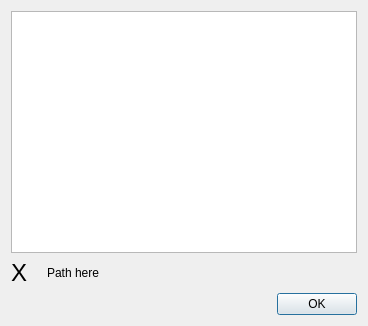
<?xml version="1.0" encoding="UTF-8"?>
<ui version="4.0">
 <class>Dialog</class>
 <widget class="QDialog" name="Dialog">
  <property name="geometry">
   <rect>
    <x>0</x>
    <y>0</y>
    <width>368</width>
    <height>326</height>
   </rect>
  </property>
  <property name="windowTitle">
   <string>Dialog</string>
  </property>
  <layout class="QVBoxLayout" name="verticalLayout">
   <item>
    <widget class="QListWidget" name="listWidget"/>
   </item>
   <item>
    <layout class="QHBoxLayout" name="horizontalLayout">
     <item>
      <widget class="QLabel" name="labelImage">
       <property name="maximumSize">
        <size>
         <width>30</width>
         <height>16777215</height>
        </size>
       </property>
       <property name="font">
        <font>
         <pointsize>18</pointsize>
         <weight>50</weight>
         <bold>false</bold>
        </font>
       </property>
       <property name="text">
        <string>X</string>
       </property>
      </widget>
     </item>
     <item>
      <widget class="QLabel" name="labelPath">
       <property name="text">
        <string>Path here</string>
       </property>
      </widget>
     </item>
    </layout>
   </item>
   <item>
    <widget class="QDialogButtonBox" name="btnCancel">
     <property name="standardButtons">
      <set>QDialogButtonBox::Ok</set>
     </property>
    </widget>
   </item>
  </layout>
 </widget>
 <resources/>
 <connections/>
</ui>
